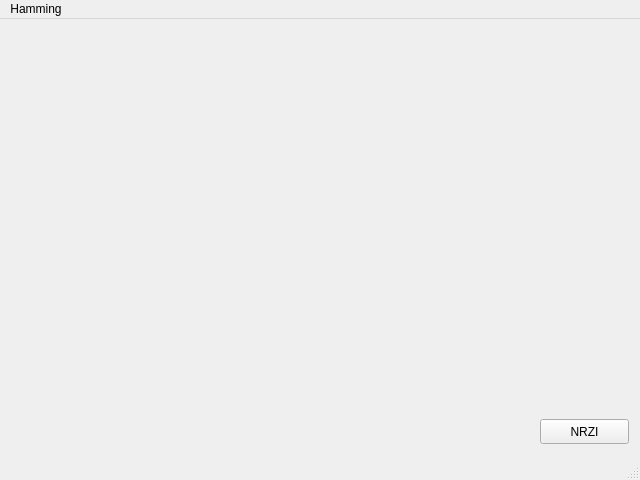
<?xml version="1.0" encoding="UTF-8"?>
<ui version="4.0">
 <class>hamming</class>
 <widget class="QMainWindow" name="hamming">
  <property name="geometry">
   <rect>
    <x>0</x>
    <y>0</y>
    <width>640</width>
    <height>480</height>
   </rect>
  </property>
  <property name="windowTitle">
   <string>Codigo Hamming</string>
  </property>
  <widget class="QWidget" name="centralwidget">
   <widget class="QPushButton" name="toNRZI">
    <property name="geometry">
     <rect>
      <x>540</x>
      <y>400</y>
      <width>89</width>
      <height>25</height>
     </rect>
    </property>
    <property name="mouseTracking">
     <bool>true</bool>
    </property>
    <property name="text">
     <string>NRZI</string>
    </property>
   </widget>
  </widget>
  <widget class="QMenuBar" name="menubar">
   <property name="geometry">
    <rect>
     <x>0</x>
     <y>0</y>
     <width>640</width>
     <height>22</height>
    </rect>
   </property>
   <widget class="QMenu" name="menuHamming">
    <property name="title">
     <string>Hamming</string>
    </property>
   </widget>
   <addaction name="menuHamming"/>
  </widget>
  <widget class="QStatusBar" name="statusbar"/>
 </widget>
 <resources/>
 <connections/>
</ui>
